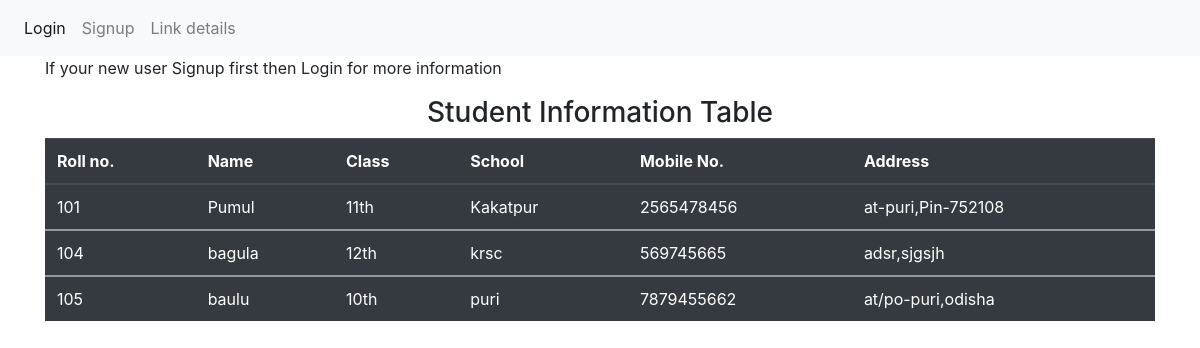
The page / on the database its author committed.
### StudentinfoApp/models.py (models this page shows)
class StudentInfo(models.Model):
    roll_no = models.IntegerField(primary_key=True)
    name = models.CharField(max_length=50, null=True, blank=True)
    sclass = models.CharField(max_length=50, null=True, blank=True)
    school = models.CharField(max_length=50, null=True, blank=True)
    mobile = models.IntegerField(null=True, blank=True)
    address = models.CharField(max_length=100, null=True, blank=True)

### UserLoginApp/views.py (the view)
# urls.py: path('', userview.homepage,name='home'),
def homepage(request):
    data = StudentInfo.objects.all()
    return render(request, "home.html", {'data': data})

### templates/home.html (shortened to what this page needs)
<html>
<head>
    <link rel="stylesheet" href="https://maxcdn.bootstrapcdn.com/bootstrap/4.3.1/css/bootstrap.min.css">
</head>
<body>
<nav class="navbar navbar-expand-lg navbar-light bg-light">
  <div class="collapse navbar-collapse" id="navbarSupportedContent">
    <ul class="navbar-nav mr-auto">
      <li class="nav-item active">
        <a class="nav-link" href="{% url 'login' %}">Login <span class="sr-only">(current)</span></a>
      </li>
      <li class="nav-item"  >
        <a class="nav-link" href="{% url 'signup' %}">Signup</a>
      </li>
       <li class="nav-item"  >
        <a class="nav-link" href="{% url 'test' %}">Link details</a>
      </li>
    </ul>
  </div>
</nav>
        {% if data %}
<div class="container">
            <p>If your new user Signup first then Login for more information</p>
  <table class="table table-dark table-hover">
  <h3 style="text-align: center">Student Information Table</h3>
    <thead>
      <tr>
            <th>Roll no.</th>
            <th>Name</th>
            <th>Class</th>
            <th>School</th>
            <th>Mobile No. </th>
            <th>Address</th>
      </tr>
    </thead>
    <tbody>
    <tr>
    {%for i in data%}
        <td>{{i.roll_no}}</td>
        <td> {{i.name}}</td>
        <td>{{i.sclass}}</td>
        <td>{{i.school}}</td>
        <td>{{i.mobile}}</td>
        <td>{{i.address}}</td>
    </tbody>{%endfor%}
  </table>
{%else%}
      <h2>Data is Note Available Please Insert Data on this name</h2>
      {%endif%}
</div>
</body>
</html>

### rows shown on the page
StudentInfo: roll_no "101", name "Pumul", sclass "11th", school "Kakatpur", mobile "2565478456", address "at-puri,Pin-752108"
StudentInfo: roll_no "104", name "bagula", sclass "12th", school "krsc", mobile "569745665", address "adsr,sjgsjh"
StudentInfo: roll_no "105", name "baulu", sclass "10th", school "puri", mobile "7879455662", address "at/po-puri,odisha"
